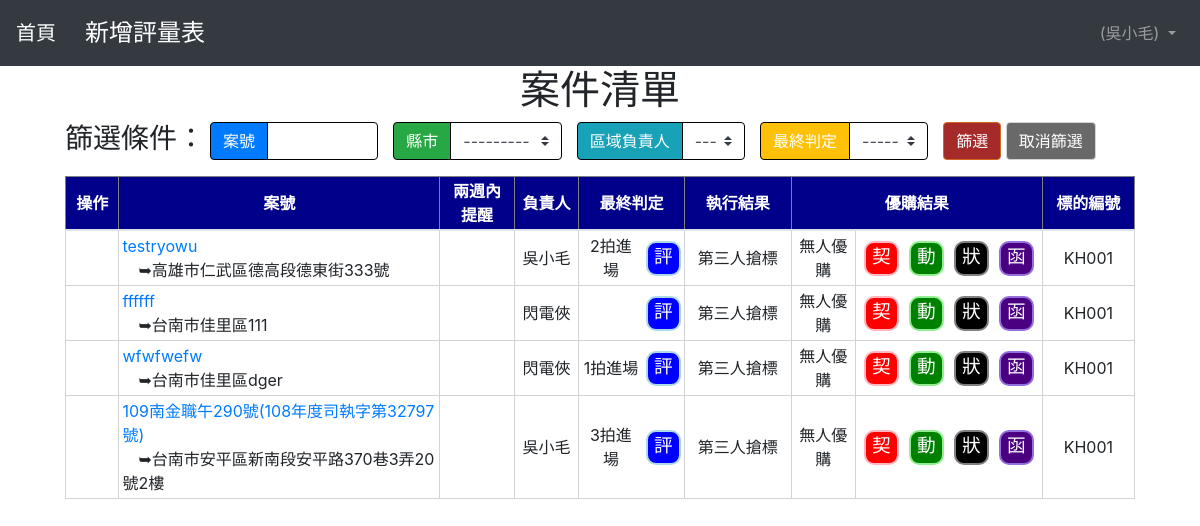
Screenshot of / (signed in) with the database file from the repository.
### users/models.py (models this page shows)
class CustomUser(AbstractUser):
  age = models.PositiveIntegerField(default=0)
  fullname = models.CharField(max_length=10)
  def __str__(self):
    return self.fullname

### yfcases/models.py (models this page shows, shortened)
class Yfcase(models.Model):
  yfcaseCaseNumber=models.CharField(u'案號(*)',max_length=100)
  yfcaseCompany=models.CharField(u'所屬公司',max_length=50,null=True,blank=True)
  yfcaseCity=models.ForeignKey(City,verbose_name = u'縣市',on_delete=models.SET_NULL,null=True)
  yfcaseTownship=models.ForeignKey(Township,verbose_name = u'鄉鎮區里', on_delete=models.SET_NULL, null=True)
  yfcaseBigSection=models.CharField(u'段號',max_length=10,null=True,blank=True)
  yfcaseSmallSection=models.CharField(u'小段',max_length=10,null=True,blank=True)
  yfcaseOtherAddress=models.CharField(u'其他住址',max_length=100,null=True,blank=True)
  yfcaseDebtor=models.CharField(u'債務人',max_length=10,null=True,blank=True)
  yfcaseCreditor=models.CharField(u'債權人',max_length=10,null=True,blank=True)
  user = models.ForeignKey('users.CustomUser',verbose_name = u'區域負責人', on_delete=models.CASCADE)
  class Meta:
    db_table = 'yfcase_yfcase'
  def two_weeks(self):
    today = datetime.now()
    finaldecision_content = self.finaldecisions.first().finalDecision
    auctionDateFirst_day = self.auctions.first().auctionDateFirst
    auctionDateSecond_day = self.auctions.first().auctionDateSecond
    auctionDateThird_day = self.auctions.first().auctionDateThird
    auctionDateFourth_day = self.auctions.first().auctionDateFourth
    if finaldecision_content == "1拍進場" and auctionDateFirst_day != None:
      other_day = datetime.strptime(auctionDateFirst_day,'%Y-%m-%d')
      return (other_day-today).days + 1
    elif finaldecision_content == "2拍進場" and auctionDateSecond_day != None:
      other_day = datetime.strptime(auctionDateSecond_day,'%Y-%m-%d')
      return (other_day-today).days + 1
    elif finaldecision_content == "3拍進場" and auctionDateThird_day != None:
      other_day = datetime.strptime(auctionDateThird_day,'%Y-%m-%d')
      return (other_day-today).days + 1
    elif finaldecision_content == "4拍進場" and auctionDateFourth_day != None:
      other_day = datetime.strptime(auctionDateFourth_day,'%Y-%m-%d')
      return (other_day-today).days + 1
    else:
      return ""

class City(models.Model):
    name = models.CharField(max_length=30)
    def __str__(self):
        return self.name
    class Meta:
        db_table = 'yfcase_city'

class Township(models.Model):
    city = models.ForeignKey(City, on_delete=models.CASCADE)
    name = models.CharField(max_length=30)
    def __str__(self):
        return self.name
    class Meta:
        db_table = 'yfcase_township'

class FinalDecision(models.Model):
  yfcase=models.ForeignKey(Yfcase,related_name='finaldecisions',on_delete=models.CASCADE)
  finalDecision = models.CharField(u'最終判定',max_length=10,null=True,blank=True)
  regionalHead = models.CharField(u'區域負責人',max_length=10,null=True,blank=True)
  subSigntrueA = models.CharField(u'副署人員1',max_length=10,null=True,blank=True)
  subSigntrueB = models.CharField(u'副署人員2',max_length=10,null=True,blank=True)
  regionalHeadDate = models.CharField(u'簽核日期',max_length=10,null=True,blank=True)
  subSigntrueDateA = models.CharField(u'簽核日期',max_length=10,null=True,blank=True)
  subSigntrueDateB = models.CharField(u'簽核日期',max_length=10,null=True,blank=True)
  def __str__(self):
    return self.finalDecision

### yfcases/views.py (the view)
# urls.py: path('',views.YfcaseListView.as_view(),name="home" ),
@method_decorator(login_required,name='dispatch')
class YfcaseListView(ListView):
  model=Yfcase
  template_name="home.html"
  filter_class = YfcaseFilter
  def get_queryset(self):
    return Yfcase.objects.all()
  def get_context_data(self, *args, **kwargs):
    context = super(YfcaseListView,self).get_context_data(**kwargs)
    myFilter = self.filter_class(self.request.GET, queryset=self.get_queryset())
    object_list = myFilter.qs
    context['myFilter'] = myFilter
    context['object_list'] = object_list
    return context

### templates/home.html (shortened to what this page needs)
{% extends "base.html" %}
{% load widget_tweaks %}
{% load urlify %}
{% block content %}
  <h1 style="text-align: center;">案件清單</h1>
  <div style="margin-bottom:3px;">
  <form method="get">
    <div class="row">
      <div style="padding-left:15px;padding-right:0px;margin-right:0px;">
        <h3 style="padding-right:5px;">篩選條件：</h3>
      </div>
      <div class="col-sm-2" style="padding-left:0px;">
        <div class="input-group mb-3">
          <div class="input-group-prepend">
            <span class="input-group-text bg-primary text-white" id="inputGroup-sizing-default" style="border:1px solid black;">{{myFilter.form.yfcaseCaseNumber.label}}</span>
          </div>
          {% render_field myFilter.form.yfcaseCaseNumber type="text" class="form-control" aria-label="Sizing example input" aria-describedby="inputGroup-sizing-default" style="border:1px solid black;" %}
        </div>
      </div>
      <div class="col-sm-2" style="padding-left:0px;">
        <div class="input-group mb-3">
          <div class="input-group-prepend" >
            <label class="input-group-text bg-success text-white" for="id_yfcaseCity" style="border:1px solid black;">{{myFilter.form.yfcaseCity.label}}</label>
          </div>
          {% render_field myFilter.form.yfcaseCity class="custom-select" style="border:1px solid black;" %}
        </div>
      </div>
      <div class="col-sm-2" style="padding-left:0px;">
        <div class="input-group mb-3">
          <div class="input-group-prepend" >
            <label class="input-group-text bg-info text-white" for="id_yfcaseCity" style="border:1px solid black;">{{myFilter.form.user.label}}</label>
          </div>
          {% render_field myFilter.form.user class="custom-select" style="border:1px solid black;" %}
        </div>
      </div>
      <div class="col-sm-2" style="padding-left:0px;">
        <div class="input-group mb-3">
          <div class="input-group-prepend" >
            <label class="input-group-text bg-warning text-white" for="id_yfcaseCity" style="border:1px solid black;">{{myFilter.form.yfcaseFinalDecision.label}}</label>
          </div>
          {% render_field myFilter.form.yfcaseFinalDecision class="custom-select" style="border:1px solid black;" %}
        </div>
      </div>
      <div class="col-sm-2" style="padding-left:0px;">
        <button type="submit" class="btn btn-primary" style="background-color: brown; border:1px solid chocolate;">篩選</button>
        <input type ="button"  class="btn btn-primary class_on_first_link" style="background-color: dimgrey; border:1px solid lightgrey;" value="取消篩選"></input>
      </div>
    </div>
  </form>
  <table class="table table-hover hometable">
    <thead style="background-color: darkblue;color:white;">
      <tr >
        <th scope="col" style="text-align: center;vertical-align: middle;width:5%;">操作</th>
        <th scope="col" style="text-align: center;vertical-align: middle;width:30%;">案號</th>
        <th scope="col" style="text-align: center;vertical-align: middle;width:7%;">兩週內<br>提醒</th>
        <th style="text-align: center;vertical-align: middle;width:6%;">負責人</th>
        <th style="text-align: center;vertical-align: middle;" colspan="2">最終判定</th>
        <th style="text-align: center;vertical-align: middle;width:10%;">執行結果</th>
        <th style="text-align: center;vertical-align: middle;width:10%;" colspan="2">優購結果</th>
        <th style="text-align: center;vertical-align: middle;">標的編號</th>
      </tr>
    </thead>
    <tbody>
      {% for yfcase in object_list %}
        <tr>
          <td scope="row" style="padding: 0px;text-align: center;vertical-align: middle;">
          </td>
          <td style="text-align: left;">
            <a href="{% url 'yfcase:yfcase_detail' yfcase.id %}">{{yfcase.yfcaseCaseNumber}}</a>
            <br>
            &emsp;&#10149;{{yfcase.yfcaseCity|default_if_none:""}}{{yfcase.yfcaseTownship|default_if_none:""}}{{yfcase.yfcaseBigSection|default_if_none:""}}{{yfcase.yfcaseSmallSectiion|default_if_none:""}}{{yfcase.yfcaseOtherAddress|default_if_none:""}}
          </td>
          <td>
          </td>
          <td>
            {{ yfcase.user.fullname }}
          </td>
          <td style="width:6%;border-right:none;">
            {% for finaldecision in yfcase.finaldecisions.all %}
              {{ finaldecision.finalDecision }}
            {% endfor %}
          </td>
          <td style="width:3%;border-left:none;">
            <div class="y20000" style="border-color:lightblue;background-color: blue;">評</div>
          </td>
          <td style="width:7%;">第三人搶標</td>
          <td style="width:6%;">
            無人優購
          </td>
          <td style="width:10%;">
            <table class="homeItem">
              <tr>
                <td><div class="y20000" style="border-color:lightpink;background-color: red;">契</div></td>
                <td><div class="y20000" style="border-color:lightgreen;background-color: green;">動</div></td>
                <td><div class="y20000" style="border-color:grey;background-color: black;">狀</div></td>
                <td><div class="y20000" style="border-color:mediumpurple;background-color: indigo;">函</div></td>
              </tr>
            </table>
          </td>
          <td>
            KH001
          </td>
        </tr>
      {% endfor %}
    </tbody>
  </table>
{% endblock content %}

### templates/base.html (shortened to what this page needs)
{% load static %}
<!DOCTYPE html>
<html lang="en">
<head>
    <link rel="stylesheet" href="//cdn.jsdelivr.net/jquery.bootstrapvalidator/0.5.0/css/bootstrapValidator.min.css"/>
    <link rel="stylesheet" href="https://stackpath.bootstrapcdn.com/bootstrap/4.5.2/css/bootstrap.min.css">
    <link rel="stylesheet" href="//code.jquery.com/ui/1.12.1/themes/base/jquery-ui.css">
    <link rel="stylesheet" type="text/css" href="{% static 'css/base.css' %}">
</head>
<body>
  <nav class="navbar navbar-expand-md navbar-dark bg-dark">
    <a class="navbar-brand" href="/">首頁</a>
    <div class="collapse navbar-collapse" id="navbarsExampleDefault">
      {% if user.is_authenticated %}
      <ul class="navbar-nav mr-auto">
        <li class="nav-item">
          <button type="button" class="btn btn-link text-white"  style="font-size:18pt;" onclick="yfcase_modal_create('{% url 'yfcase:yfcase_new' %}')">
            新增評量表
          </button>
        </li>
      </ul>
      <div class="collapse navbar-collapse" id="navbarCollapse">
        <ul class="navbar-nav ml-auto">
          <li class="nav-item">
            <a class="nav-link dropdown-toggle" href="#" id="userMenu" data-toggle="dropdown" aria-haspopup="true" aria-expanded="false">
              ({{ user.first_name }}{{user.last_name}})
            </a>
          </li>
        </ul>
        {% endif %}
      </div>
    </div>
  </nav>
  <div class="container col-md-11">
      {% block content %}
      {% endblock content %}
  </div>
</body>
</html>

### templates/home.html (style rules this page uses)
.y20000 { border:2px solid black; border-radius:10px; color:white; width:35px; height:35px; padding:0px; margin: 0px; text-align: center; vertical-align: middle; font-size: 14pt; font-width: bold; }
.hometable th { border:1px solid grey; padding:2px; }
.hometable td { border:1px solid lightgrey; padding:3px; text-align: center; vertical-align: middle; }
.homeItem td { border:none; padding: 0px 5px; }

### rows the page displays
CustomUser: first_name "吳", last_name "小毛"
Yfcase: yfcaseCaseNumber "testryowu", yfcaseCity "高雄市", yfcaseTownship "仁武區", yfcaseBigSection "德高段", yfcaseOtherAddress "德東街333號", user.fullname "吳小毛"
FinalDecision: finalDecision "2拍進場"
Yfcase: yfcaseCaseNumber "ffffff", yfcaseCity "台南市", yfcaseTownship "佳里區", yfcaseOtherAddress "111", user.fullname "閃電俠"
Yfcase: yfcaseCaseNumber "wfwfwefw", yfcaseCity "台南市", yfcaseTownship "佳里區", yfcaseOtherAddress "dger", user.fullname "閃電俠"
FinalDecision: finalDecision "1拍進場"
Yfcase: yfcaseCaseNumber "109南金職午290號(108年度司執字第32797號)", yfcaseCity "台南市", yfcaseTownship "安平區", yfcaseBigSection "新南段", yfcaseOtherAddress "安平路370巷3弄20號2樓", user.fullname "吳小毛"
FinalDecision: finalDecision "3拍進場"

### other values shown
{{ myFilter.form.yfcaseCaseNumber.label }} "案號"
{{ myFilter.form.yfcaseCity.label }} "縣市"
{{ myFilter.form.user.label }} "區域負責人"
{{ myFilter.form.yfcaseFinalDecision.label }} "最終判定"
